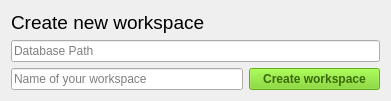
       <widget class="QWidget" name="formLayoutWidget">
        <property name="geometry">
         <rect>
          <x>0</x>
          <y>20</y>
          <width>391</width>
          <height>86</height>
         </rect>
        </property>
        <layout class="QGridLayout" name="create_new_workspace_layout">
         <item row="2" column="1">
          <widget class="QPushButton" name="ws_btn_new_create">
           <property name="enabled">
            <bool>false</bool>
           </property>
           <property name="sizePolicy">
            <sizepolicy hsizetype="Minimum" vsizetype="Minimum">
             <horstretch>0</horstretch>
             <verstretch>0</verstretch>
            </sizepolicy>
           </property>
           <property name="minimumSize">
            <size>
             <width>131</width>
             <height>0</height>
            </size>
           </property>
           <property name="palette">
            <palette>
             <active>
              <colorrole role="WindowText">
               <brush brushstyle="SolidPattern">
                <color alpha="255">
                 <red>0</red>
                 <green>0</green>
                 <blue>0</blue>
                </color>
               </brush>
              </colorrole>
              <colorrole role="Button">
               <brush brushstyle="SolidPattern">
                <color alpha="255">
                 <red>115</red>
                 <green>210</green>
                 <blue>22</blue>
                </color>
               </brush>
              </colorrole>
              <colorrole role="Light">
               <brush brushstyle="SolidPattern">
                <color alpha="255">
                 <red>170</red>
                 <green>255</green>
                 <blue>87</blue>
                </color>
               </brush>
              </colorrole>
              <colorrole role="Midlight">
               <brush brushstyle="SolidPattern">
                <color alpha="255">
                 <red>142</red>
                 <green>232</green>
                 <blue>54</blue>
                </color>
               </brush>
              </colorrole>
              <colorrole role="Dark">
               <brush brushstyle="SolidPattern">
                <color alpha="255">
                 <red>57</red>
                 <green>105</green>
                 <blue>11</blue>
                </color>
               </brush>
              </colorrole>
              <colorrole role="Mid">
               <brush brushstyle="SolidPattern">
                <color alpha="255">
                 <red>76</red>
                 <green>140</green>
                 <blue>14</blue>
                </color>
               </brush>
              </colorrole>
              <colorrole role="Text">
               <brush brushstyle="SolidPattern">
                <color alpha="255">
                 <red>0</red>
                 <green>0</green>
                 <blue>0</blue>
                </color>
               </brush>
              </colorrole>
              <colorrole role="BrightText">
               <brush brushstyle="SolidPattern">
                <color alpha="255">
                 <red>255</red>
                 <green>255</green>
                 <blue>255</blue>
                </color>
               </brush>
              </colorrole>
              <colorrole role="ButtonText">
               <brush brushstyle="SolidPattern">
                <color alpha="255">
                 <red>0</red>
                 <green>0</green>
                 <blue>0</blue>
                </color>
               </brush>
              </colorrole>
              <colorrole role="Base">
               <brush brushstyle="SolidPattern">
                <color alpha="255">
                 <red>255</red>
                 <green>255</green>
                 <blue>255</blue>
                </color>
               </brush>
              </colorrole>
              <colorrole role="Window">
               <brush brushstyle="SolidPattern">
                <color alpha="255">
                 <red>115</red>
                 <green>210</green>
                 <blue>22</blue>
                </color>
               </brush>
              </colorrole>
              <colorrole role="Shadow">
               <brush brushstyle="SolidPattern">
                <color alpha="255">
                 <red>0</red>
                 <green>0</green>
                 <blue>0</blue>
                </color>
               </brush>
              </colorrole>
              <colorrole role="AlternateBase">
               <brush brushstyle="SolidPattern">
                <color alpha="255">
                 <red>185</red>
                 <green>232</green>
                 <blue>138</blue>
                </color>
               </brush>
              </colorrole>
              <colorrole role="ToolTipBase">
               <brush brushstyle="SolidPattern">
                <color alpha="255">
                 <red>255</red>
                 <green>255</green>
                 <blue>220</blue>
                </color>
               </brush>
              </colorrole>
              <colorrole role="ToolTipText">
               <brush brushstyle="SolidPattern">
                <color alpha="255">
                 <red>0</red>
                 <green>0</green>
                 <blue>0</blue>
                </color>
               </brush>
              </colorrole>
             </active>
             <inactive>
              <colorrole role="WindowText">
               <brush brushstyle="SolidPattern">
                <color alpha="255">
                 <red>0</red>
                 <green>0</green>
                 <blue>0</blue>
                </color>
               </brush>
              </colorrole>
              <colorrole role="Button">
               <brush brushstyle="SolidPattern">
                <color alpha="255">
                 <red>115</red>
                 <green>210</green>
                 <blue>22</blue>
                </color>
               </brush>
              </colorrole>
              <colorrole role="Light">
               <brush brushstyle="SolidPattern">
                <color alpha="255">
                 <red>170</red>
                 <green>255</green>
                 <blue>87</blue>
                </color>
               </brush>
              </colorrole>
              <colorrole role="Midlight">
               <brush brushstyle="SolidPattern">
                <color alpha="255">
                 <red>142</red>
                 <green>232</green>
                 <blue>54</blue>
                </color>
               </brush>
              </colorrole>
              <colorrole role="Dark">
               <brush brushstyle="SolidPattern">
                <color alpha="255">
                 <red>57</red>
                 <green>105</green>
                 <blue>11</blue>
                </color>
               </brush>
              </colorrole>
              <colorrole role="Mid">
               <brush brushstyle="SolidPattern">
                <color alpha="255">
                 <red>76</red>
                 <green>140</green>
                 <blue>14</blue>
                </color>
               </brush>
              </colorrole>
              <colorrole role="Text">
               <brush brushstyle="SolidPattern">
                <color alpha="255">
                 <red>0</red>
                 <green>0</green>
                 <blue>0</blue>
                </color>
               </brush>
              </colorrole>
              <colorrole role="BrightText">
               <brush brushstyle="SolidPattern">
                <color alpha="255">
                 <red>255</red>
                 <green>255</green>
                 <blue>255</blue>
                </color>
               </brush>
              </colorrole>
              <colorrole role="ButtonText">
               <brush brushstyle="SolidPattern">
                <color alpha="255">
                 <red>0</red>
                 <green>0</green>
                 <blue>0</blue>
                </color>
               </brush>
              </colorrole>
              <colorrole role="Base">
               <brush brushstyle="SolidPattern">
                <color alpha="255">
                 <red>255</red>
                 <green>255</green>
                 <blue>255</blue>
                </color>
               </brush>
              </colorrole>
              <colorrole role="Window">
               <brush brushstyle="SolidPattern">
                <color alpha="255">
                 <red>115</red>
                 <green>210</green>
                 <blue>22</blue>
                </color>
               </brush>
              </colorrole>
              <colorrole role="Shadow">
               <brush brushstyle="SolidPattern">
                <color alpha="255">
                 <red>0</red>
                 <green>0</green>
                 <blue>0</blue>
                </color>
               </brush>
              </colorrole>
              <colorrole role="AlternateBase">
               <brush brushstyle="SolidPattern">
                <color alpha="255">
                 <red>185</red>
                 <green>232</green>
                 <blue>138</blue>
                </color>
               </brush>
              </colorrole>
              <colorrole role="ToolTipBase">
               <brush brushstyle="SolidPattern">
                <color alpha="255">
                 <red>255</red>
                 <green>255</green>
                 <blue>220</blue>
                </color>
               </brush>
              </colorrole>
              <colorrole role="ToolTipText">
               <brush brushstyle="SolidPattern">
                <color alpha="255">
                 <red>0</red>
                 <green>0</green>
                 <blue>0</blue>
                </color>
               </brush>
              </colorrole>
             </inactive>
             <disabled>
              <colorrole role="WindowText">
               <brush brushstyle="SolidPattern">
                <color alpha="255">
                 <red>57</red>
                 <green>105</green>
                 <blue>11</blue>
                </color>
               </brush>
              </colorrole>
              <colorrole role="Button">
               <brush brushstyle="SolidPattern">
                <color alpha="255">
                 <red>115</red>
                 <green>210</green>
                 <blue>22</blue>
                </color>
               </brush>
              </colorrole>
              <colorrole role="Light">
               <brush brushstyle="SolidPattern">
                <color alpha="255">
                 <red>170</red>
                 <green>255</green>
                 <blue>87</blue>
                </color>
               </brush>
              </colorrole>
              <colorrole role="Midlight">
               <brush brushstyle="SolidPattern">
                <color alpha="255">
                 <red>142</red>
                 <green>232</green>
                 <blue>54</blue>
                </color>
               </brush>
              </colorrole>
              <colorrole role="Dark">
               <brush brushstyle="SolidPattern">
                <color alpha="255">
                 <red>57</red>
                 <green>105</green>
                 <blue>11</blue>
                </color>
               </brush>
              </colorrole>
              <colorrole role="Mid">
               <brush brushstyle="SolidPattern">
                <color alpha="255">
                 <red>76</red>
                 <green>140</green>
                 <blue>14</blue>
                </color>
               </brush>
              </colorrole>
              <colorrole role="Text">
               <brush brushstyle="SolidPattern">
                <color alpha="255">
                 <red>57</red>
                 <green>105</green>
                 <blue>11</blue>
                </color>
               </brush>
              </colorrole>
              <colorrole role="BrightText">
               <brush brushstyle="SolidPattern">
                <color alpha="255">
                 <red>255</red>
                 <green>255</green>
                 <blue>255</blue>
                </color>
               </brush>
              </colorrole>
              <colorrole role="ButtonText">
               <brush brushstyle="SolidPattern">
                <color alpha="255">
                 <red>57</red>
                 <green>105</green>
                 <blue>11</blue>
                </color>
               </brush>
              </colorrole>
              <colorrole role="Base">
               <brush brushstyle="SolidPattern">
                <color alpha="255">
                 <red>115</red>
                 <green>210</green>
                 <blue>22</blue>
                </color>
               </brush>
              </colorrole>
              <colorrole role="Window">
               <brush brushstyle="SolidPattern">
                <color alpha="255">
                 <red>115</red>
                 <green>210</green>
                 <blue>22</blue>
                </color>
               </brush>
              </colorrole>
              <colorrole role="Shadow">
               <brush brushstyle="SolidPattern">
                <color alpha="255">
                 <red>0</red>
                 <green>0</green>
                 <blue>0</blue>
                </color>
               </brush>
              </colorrole>
              <colorrole role="AlternateBase">
               <brush brushstyle="SolidPattern">
                <color alpha="255">
                 <red>115</red>
                 <green>210</green>
                 <blue>22</blue>
                </color>
               </brush>
              </colorrole>
              <colorrole role="ToolTipBase">
               <brush brushstyle="SolidPattern">
                <color alpha="255">
                 <red>255</red>
                 <green>255</green>
                 <blue>220</blue>
                </color>
               </brush>
              </colorrole>
              <colorrole role="ToolTipText">
               <brush brushstyle="SolidPattern">
                <color alpha="255">
                 <red>0</red>
                 <green>0</green>
                 <blue>0</blue>
                </color>
               </brush>
              </colorrole>
             </disabled>
            </palette>
           </property>
           <property name="font">
            <font>
             <weight>75</weight>
             <italic>false</italic>
             <bold>true</bold>
             <underline>false</underline>
            </font>
           </property>
           <property name="text">
            <string>Create workspace</string>
           </property>
          </widget>
         </item>
         <item row="0" column="0" colspan="2">
          <widget class="QLabel" name="ws_label_create_new">
           <property name="font">
            <font>
             <pointsize>14</pointsize>
            </font>
           </property>
           <property name="text">
            <string>Create new workspace</string>
           </property>
           <property name="textFormat">
            <enum>Qt::AutoText</enum>
           </property>
           <property name="wordWrap">
            <bool>false</bool>
           </property>
          </widget>
         </item>
         <item row="2" column="0">
          <widget class="QLineEdit" name="ws_new_name">
           <property name="cursor">
            <cursorShape>IBeamCursor</cursorShape>
           </property>
           <property name="placeholderText">
            <string>Name of your workspace</string>
           </property>
          </widget>
         </item>
         <item row="1" column="0" colspan="2">
          <widget class="QLineEdit" name="ws_database_path">
           <property name="cursor">
            <cursorShape>ArrowCursor</cursorShape>
           </property>
           <property name="readOnly">
            <bool>true</bool>
           </property>
           <property name="placeholderText">
            <string>Database Path</string>
           </property>
          </widget>
         </item>
        </layout>
       </widget>
